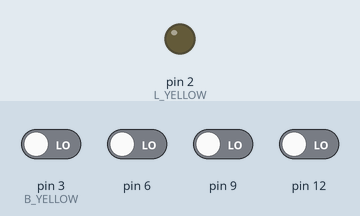
Recording of a sketch running on a simulated Arduino Uno, built with avr-gcc and run on an emulated ATmega328P. Parts: output pins drawn as LEDs (lit = HIGH). The inputs (shaded band) are chosen by the test bench; at power-on: pin 3 (B_YELLOW), pin 6, pin 9, pin 12 LOW. MIDI output is not drawn.

Above: at 1.2 s.
1.3 s: pin 3 (B_YELLOW) driven HIGH
At 2.6 s:
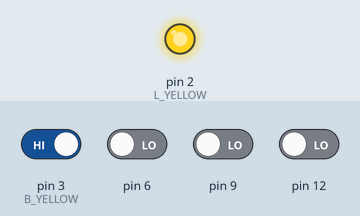
Timing chart, 0 to 4.3 s (numbered marks = the images above; inputs shaded):
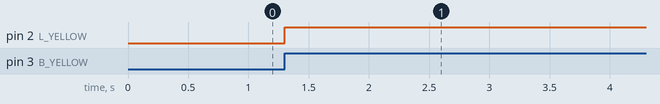

The sketch:

inout.ino
```cpp
#include <MIDI.h>

MIDI_CREATE_DEFAULT_INSTANCE();

#define MIN 400
#define MAX 690
#define B_YELLOW 3    // the pin that the pushbutton is attached to
#define L_YELLOW 2       // the pin that the LED is attached to
#define B_ORANGE 6
#define L_ORANGE 5
#define B_GREEN 9
#define L_GREEN 8
#define B_BLUE 12
#define L_BLUE 11

int lastYellowButton =LOW;
bool yellow = false;         // current state of the button

int lastOrangeButton = LOW;
int lastGreenButton = LOW;
int lastBlueButton = LOW;
bool orange = false;
bool green = false;
bool blue = false;

int lastPedal;

void setup() {
  // initialize the button pin as a input:
  pinMode(B_YELLOW, INPUT);
  // initialize the LED as an output:
  pinMode(L_YELLOW, OUTPUT);

  //start serial connection
  MIDI.begin(4);              // Launch MIDI with default options
  Serial.begin(115200);
}


// the loop routine runs over and over again forever:
void loop() {
  lastYellowButton = commandLed(B_YELLOW, lastYellowButton, L_YELLOW, &yellow);
lastOrangeButton = commandLed(B_ORANGE, lastOrangeButton, L_ORANGE, &orange);
lastGreenButton = commandLed(B_GREEN, lastGreenButton, L_GREEN, &green);
lastBlueButton = commandLed(B_BLUE, lastBlueButton, L_BLUE, &blue);

  /*
  // read the input on analog pin 0:
  int sensorValue = analogRead(A0);
  if (lastPedal != sensorValue) {
    int midiValue = 0;
    if (sensorValue < MIN) {
      sensorValue = MIN;
    }
    if (sensorValue > MAX) {
      sensorValue = MAX;
    }
    sensorValue = sensorValue - MIN;

    // print out the value you read:
    midiValue = (sensorValue * 127) / (MAX - MIN);
    if (midiValue < 0) {
      midiValue = 0;
    }
    if (midiValue > 127) {
      midiValue = 127;
    }
     MIDI.sendControlChange(1, midiValue, 1);
  }

  lastPedal = sensorValue;
  */
  delay(1);        // delay in between reads for stability
}
int commandLed(int buttonPin, int lastButton, int ledPin, bool *led) {
  int button = digitalRead(buttonPin);
  if (button != lastButton & lastButton == LOW) {
    *led = !*led;
    digitalWrite(ledPin, *led ? HIGH : LOW);
    MIDI.sendControlChange(buttonPin, *led ? 127 : 0, 1);
  }
  return button;
}
```

Measured:
- after the input at 1.3 s, pin 2 (L_YELLOW): LOW → HIGH at once
